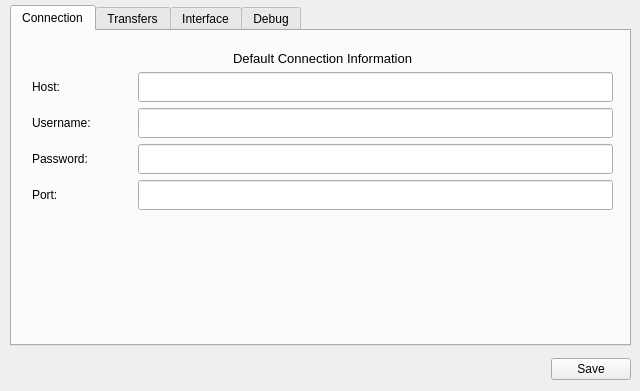
<?xml version="1.0" encoding="UTF-8"?>
<ui version="4.0">
 <class>settingsWindow</class>
 <widget class="QMainWindow" name="settingsWindow">
  <property name="geometry">
   <rect>
    <x>0</x>
    <y>0</y>
    <width>640</width>
    <height>391</height>
   </rect>
  </property>
  <property name="windowTitle">
   <string>Settings -FTPClient</string>
  </property>
  <widget class="QWidget" name="centralwidget">
   <widget class="QWidget" name="horizontalLayoutWidget">
    <property name="geometry">
     <rect>
      <x>0</x>
      <y>0</y>
      <width>641</width>
      <height>351</height>
     </rect>
    </property>
    <layout class="QHBoxLayout" name="layoutTab">
     <property name="leftMargin">
      <number>10</number>
     </property>
     <property name="topMargin">
      <number>5</number>
     </property>
     <property name="rightMargin">
      <number>10</number>
     </property>
     <property name="bottomMargin">
      <number>5</number>
     </property>
     <item>
      <widget class="QTabWidget" name="tabWidget">
       <property name="currentIndex">
        <number>0</number>
       </property>
       <property name="documentMode">
        <bool>false</bool>
       </property>
       <property name="tabsClosable">
        <bool>false</bool>
       </property>
       <property name="movable">
        <bool>false</bool>
       </property>
       <property name="tabBarAutoHide">
        <bool>true</bool>
       </property>
       <widget class="QWidget" name="tabConnect">
        <attribute name="title">
         <string>Connection</string>
        </attribute>
        <widget class="QWidget" name="formLayoutWidget">
         <property name="geometry">
          <rect>
           <x>10</x>
           <y>10</y>
           <width>601</width>
           <height>381</height>
          </rect>
         </property>
         <layout class="QFormLayout" name="formLayout">
          <property name="leftMargin">
           <number>10</number>
          </property>
          <property name="topMargin">
           <number>10</number>
          </property>
          <property name="rightMargin">
           <number>10</number>
          </property>
          <item row="4" column="1">
           <widget class="QLineEdit" name="inputPortConn">
            <property name="minimumSize">
             <size>
              <width>0</width>
              <height>30</height>
             </size>
            </property>
           </widget>
          </item>
          <item row="1" column="1">
           <widget class="QLineEdit" name="inputHostConn">
            <property name="minimumSize">
             <size>
              <width>0</width>
              <height>30</height>
             </size>
            </property>
            <property name="font">
             <font>
              <pointsize>8</pointsize>
             </font>
            </property>
           </widget>
          </item>
          <item row="1" column="0">
           <widget class="QLabel" name="lbHostConn">
            <property name="minimumSize">
             <size>
              <width>100</width>
              <height>30</height>
             </size>
            </property>
            <property name="font">
             <font>
              <pointsize>9</pointsize>
             </font>
            </property>
            <property name="text">
             <string>Host:</string>
            </property>
           </widget>
          </item>
          <item row="2" column="1">
           <widget class="QLineEdit" name="inputUserConn">
            <property name="minimumSize">
             <size>
              <width>0</width>
              <height>30</height>
             </size>
            </property>
           </widget>
          </item>
          <item row="2" column="0">
           <widget class="QLabel" name="lbUsernameConn">
            <property name="minimumSize">
             <size>
              <width>100</width>
              <height>30</height>
             </size>
            </property>
            <property name="font">
             <font>
              <pointsize>9</pointsize>
             </font>
            </property>
            <property name="text">
             <string>Username:</string>
            </property>
           </widget>
          </item>
          <item row="3" column="1">
           <widget class="QLineEdit" name="inputPassConn">
            <property name="minimumSize">
             <size>
              <width>0</width>
              <height>30</height>
             </size>
            </property>
            <property name="echoMode">
             <enum>QLineEdit::Password</enum>
            </property>
           </widget>
          </item>
          <item row="3" column="0">
           <widget class="QLabel" name="lbPasswordConn">
            <property name="minimumSize">
             <size>
              <width>100</width>
              <height>30</height>
             </size>
            </property>
            <property name="font">
             <font>
              <pointsize>9</pointsize>
             </font>
            </property>
            <property name="text">
             <string>Password:</string>
            </property>
           </widget>
          </item>
          <item row="4" column="0">
           <widget class="QLabel" name="lbPortConn">
            <property name="minimumSize">
             <size>
              <width>100</width>
              <height>30</height>
             </size>
            </property>
            <property name="font">
             <font>
              <pointsize>9</pointsize>
             </font>
            </property>
            <property name="text">
             <string>Port:</string>
            </property>
           </widget>
          </item>
          <item row="0" column="0" colspan="2">
           <widget class="QLabel" name="lbViewConn">
            <property name="minimumSize">
             <size>
              <width>0</width>
              <height>0</height>
             </size>
            </property>
            <property name="font">
             <font>
              <pointsize>10</pointsize>
              <strikeout>false</strikeout>
             </font>
            </property>
            <property name="layoutDirection">
             <enum>Qt::LeftToRight</enum>
            </property>
            <property name="text">
             <string>Default Connection Information</string>
            </property>
            <property name="alignment">
             <set>Qt::AlignCenter</set>
            </property>
           </widget>
          </item>
         </layout>
        </widget>
       </widget>
       <widget class="QWidget" name="tabTransfers">
        <attribute name="title">
         <string>Transfers</string>
        </attribute>
       </widget>
       <widget class="QWidget" name="tabInterface">
        <attribute name="title">
         <string>Interface</string>
        </attribute>
       </widget>
       <widget class="QWidget" name="tabDebug">
        <attribute name="title">
         <string>Debug</string>
        </attribute>
       </widget>
      </widget>
     </item>
    </layout>
   </widget>
   <widget class="QWidget" name="horizontalLayoutWidget_2">
    <property name="geometry">
     <rect>
      <x>0</x>
      <y>350</y>
      <width>641</width>
      <height>38</height>
     </rect>
    </property>
    <layout class="QHBoxLayout" name="horizontalLayout">
     <property name="spacing">
      <number>10</number>
     </property>
     <property name="topMargin">
      <number>5</number>
     </property>
     <property name="rightMargin">
      <number>10</number>
     </property>
     <property name="bottomMargin">
      <number>5</number>
     </property>
     <item>
      <spacer name="horizontalSpacer">
       <property name="orientation">
        <enum>Qt::Horizontal</enum>
       </property>
       <property name="sizeHint" stdset="0">
        <size>
         <width>40</width>
         <height>20</height>
        </size>
       </property>
      </spacer>
     </item>
     <item>
      <widget class="QPushButton" name="btnSave">
       <property name="text">
        <string>Save</string>
       </property>
      </widget>
     </item>
    </layout>
   </widget>
  </widget>
 </widget>
 <resources/>
 <connections/>
</ui>
